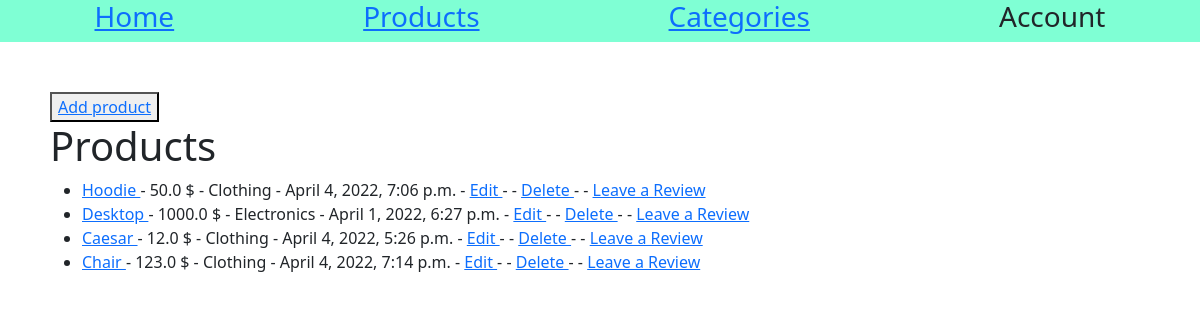
/myapp/example/, run on the app's committed database.
### myapp/models.py (models this page shows, shortened)
class Product(models.Model):
    name =models.CharField(max_length=100)
    price = models.FloatField(blank=True, null=True)
    date_created = models.DateTimeField(auto_now=True)
    category = models.ForeignKey(Category, on_delete=models.PROTECT, blank=True, null=True)

class Category(models.Model):
    name = models.CharField(max_length=100)

### myapp/views.py (the view)
# urls.py: path('example/',example, name='example'),
def example(request):
    products = Product.objects.all()
    cheap_products = Product.objects.filter(date_created__hour=18)
    context = {
        'products':products,
    }
    return render(request, 'myapp/example.html',context)

### myapp/templates/myapp/example.html
{% extends 'index.html' %}
{% block content %}
<button>
    <a href="{% url 'create_new_product' %}">
        Add product
    </a>
</button>
<h1>Products</h1>
<ul>
    {% for product in products %}
    <li>
        <a href="{% url 'product' product.name %}">
            {{product.name}}
        </a>
        - {{product.price}} $ - {{product.category.name}} - {{product.date_created}}  -
        <a href="{% url 'update_product' product.id %}">
            Edit
        </a>
         - -
        <a href="{% url 'delete_product' product.id %}">
            Delete
        </a>
        - -
        <a href="{% url 'create-review' %}">
            Leave a Review
        </a>
    </li>
    {% endfor %}
</ul>
{% endblock %}

### static/css/styles.css (style rules this page uses)
body { background: rgb(223, 223, 223); margin: 0; }

### data on the page
Product: name "Hoodie", price "50.0", category.name "Clothing", date_created "April 4, 2022, 7:06 p.m."
Product: name "Desktop", price "1000.0", category.name "Electronics", date_created "April 1, 2022, 6:27 p.m."
Product: name "Caesar", price "12.0", category.name "Clothing", date_created "April 4, 2022, 5:26 p.m."
Product: name "Chair", price "123.0", category.name "Clothing", date_created "April 4, 2022, 7:14 p.m."
